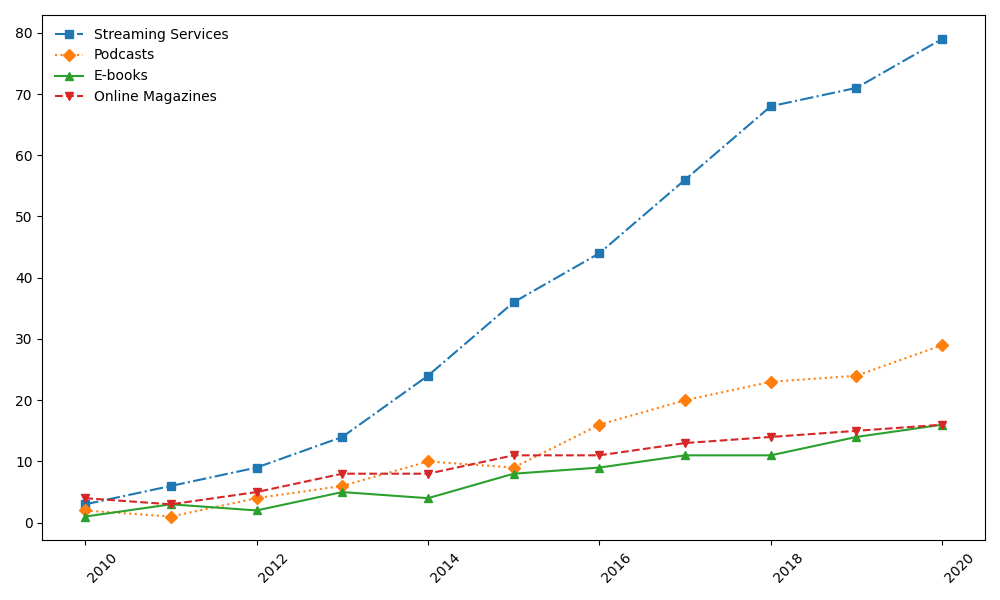

Write Python code to recreate this figure.
import matplotlib.pyplot as plt
import numpy as np

years = np.arange(2010, 2021)

streaming_services = np.array([3, 6, 9, 14, 24, 36, 44, 56, 68, 71, 79])
podcasts = np.array([2, 1, 4, 6, 10, 9, 16, 20, 23, 24, 29])
ebooks = np.array([1, 3, 2, 5, 4, 8, 9, 11, 11, 14, 16])
online_magazines = np.array([4, 3, 5, 8, 8, 11, 11, 13, 14, 15, 16])

fig, ax = plt.subplots(figsize=(10, 6))

ax.plot(years, streaming_services, marker='s', color='#1f77b4', linestyle='-.', label='Streaming Services')
ax.plot(years, podcasts, marker='D', color='#ff7f0e', linestyle=':', label='Podcasts')
ax.plot(years, ebooks, marker='^', color='#2ca02c', linestyle='-', label='E-books')
ax.plot(years, online_magazines, marker='v', color='#d62728', linestyle='--', label='Online Magazines')

ax.grid(False)

plt.xticks(rotation=45, ha='left')

plt.legend(loc='upper left', frameon=False)

plt.tight_layout()

plt.show()
